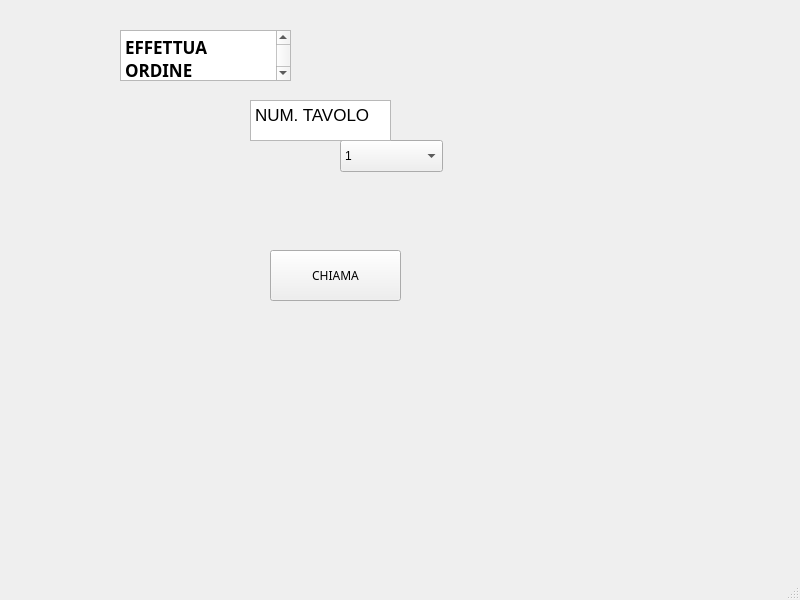
<?xml version="1.0" encoding="UTF-8"?>
<ui version="4.0">
 <class>MainWindow</class>
 <widget class="QMainWindow" name="MainWindow">
  <property name="geometry">
   <rect>
    <x>0</x>
    <y>0</y>
    <width>800</width>
    <height>600</height>
   </rect>
  </property>
  <property name="windowTitle">
   <string>MainWindow</string>
  </property>
  <widget class="QWidget" name="centralwidget">
   <widget class="QTextEdit" name="textEdit">
    <property name="geometry">
     <rect>
      <x>120</x>
      <y>30</y>
      <width>171</width>
      <height>51</height>
     </rect>
    </property>
    <property name="font">
     <font>
      <family>Poppins</family>
     </font>
    </property>
    <property name="html">
     <string>&lt;!DOCTYPE HTML PUBLIC &quot;-//W3C//DTD HTML 4.0//EN&quot; &quot;http://www.w3.org/TR/REC-html40/strict.dtd&quot;&gt;
&lt;html&gt;&lt;head&gt;&lt;meta name=&quot;qrichtext&quot; content=&quot;1&quot; /&gt;&lt;meta charset=&quot;utf-8&quot; /&gt;&lt;style type=&quot;text/css&quot;&gt;
p, li { white-space: pre-wrap; }
hr { height: 1px; border-width: 0; }
li.unchecked::marker { content: &quot;\2610&quot;; }
li.checked::marker { content: &quot;\2612&quot;; }
&lt;/style&gt;&lt;/head&gt;&lt;body style=&quot; font-family:'Poppins'; font-size:13pt; font-weight:400; font-style:normal;&quot;&gt;
&lt;p style=&quot; margin-top:0px; margin-bottom:0px; margin-left:0px; margin-right:0px; -qt-block-indent:0; text-indent:0px;&quot;&gt;&lt;span style=&quot; font-family:'.AppleSystemUIFont'; font-weight:700;&quot;&gt;EFFETTUA ORDINE&lt;/span&gt;&lt;/p&gt;
&lt;p style=&quot;-qt-paragraph-type:empty; margin-top:0px; margin-bottom:0px; margin-left:0px; margin-right:0px; -qt-block-indent:0; text-indent:0px; font-family:'.AppleSystemUIFont'; font-weight:700;&quot;&gt;&lt;br /&gt;&lt;/p&gt;&lt;/body&gt;&lt;/html&gt;</string>
    </property>
   </widget>
   <widget class="QComboBox" name="comboBox">
    <property name="geometry">
     <rect>
      <x>340</x>
      <y>140</y>
      <width>103</width>
      <height>32</height>
     </rect>
    </property>
    <item>
     <property name="text">
      <string>1</string>
     </property>
    </item>
    <item>
     <property name="text">
      <string>2</string>
     </property>
    </item>
    <item>
     <property name="text">
      <string>3</string>
     </property>
    </item>
    <item>
     <property name="text">
      <string>4</string>
     </property>
    </item>
    <item>
     <property name="text">
      <string>5</string>
     </property>
    </item>
    <item>
     <property name="text">
      <string>6</string>
     </property>
    </item>
    <item>
     <property name="text">
      <string>7</string>
     </property>
    </item>
    <item>
     <property name="text">
      <string>8</string>
     </property>
    </item>
    <item>
     <property name="text">
      <string>9</string>
     </property>
    </item>
    <item>
     <property name="text">
      <string>10</string>
     </property>
    </item>
    <item>
     <property name="text">
      <string>11</string>
     </property>
    </item>
    <item>
     <property name="text">
      <string>12</string>
     </property>
    </item>
    <item>
     <property name="text">
      <string>13</string>
     </property>
    </item>
    <item>
     <property name="text">
      <string>14</string>
     </property>
    </item>
    <item>
     <property name="text">
      <string>15</string>
     </property>
    </item>
    <item>
     <property name="text">
      <string>16</string>
     </property>
    </item>
    <item>
     <property name="text">
      <string>17</string>
     </property>
    </item>
    <item>
     <property name="text">
      <string>18</string>
     </property>
    </item>
    <item>
     <property name="text">
      <string>19</string>
     </property>
    </item>
    <item>
     <property name="text">
      <string>20</string>
     </property>
    </item>
    <item>
     <property name="text">
      <string>New Item</string>
     </property>
    </item>
   </widget>
   <widget class="QTextEdit" name="textEdit_2">
    <property name="geometry">
     <rect>
      <x>250</x>
      <y>100</y>
      <width>141</width>
      <height>41</height>
     </rect>
    </property>
    <property name="html">
     <string>&lt;!DOCTYPE HTML PUBLIC &quot;-//W3C//DTD HTML 4.0//EN&quot; &quot;http://www.w3.org/TR/REC-html40/strict.dtd&quot;&gt;
&lt;html&gt;&lt;head&gt;&lt;meta name=&quot;qrichtext&quot; content=&quot;1&quot; /&gt;&lt;meta charset=&quot;utf-8&quot; /&gt;&lt;style type=&quot;text/css&quot;&gt;
p, li { white-space: pre-wrap; }
hr { height: 1px; border-width: 0; }
li.unchecked::marker { content: &quot;\2610&quot;; }
li.checked::marker { content: &quot;\2612&quot;; }
&lt;/style&gt;&lt;/head&gt;&lt;body style=&quot; font-family:'.AppleSystemUIFont'; font-size:13pt; font-weight:400; font-style:normal;&quot;&gt;
&lt;p style=&quot; margin-top:0px; margin-bottom:0px; margin-left:0px; margin-right:0px; -qt-block-indent:0; text-indent:0px;&quot;&gt;NUM. TAVOLO&lt;/p&gt;&lt;/body&gt;&lt;/html&gt;</string>
    </property>
   </widget>
   <widget class="QPushButton" name="pushButton">
    <property name="geometry">
     <rect>
      <x>270</x>
      <y>250</y>
      <width>131</width>
      <height>51</height>
     </rect>
    </property>
    <property name="font">
     <font>
      <family>Poppins</family>
     </font>
    </property>
    <property name="text">
     <string>CHIAMA</string>
    </property>
   </widget>
  </widget>
  <widget class="QMenuBar" name="menubar">
   <property name="geometry">
    <rect>
     <x>0</x>
     <y>0</y>
     <width>800</width>
     <height>24</height>
    </rect>
   </property>
  </widget>
  <widget class="QStatusBar" name="statusbar"/>
 </widget>
 <resources/>
 <connections/>
</ui>
